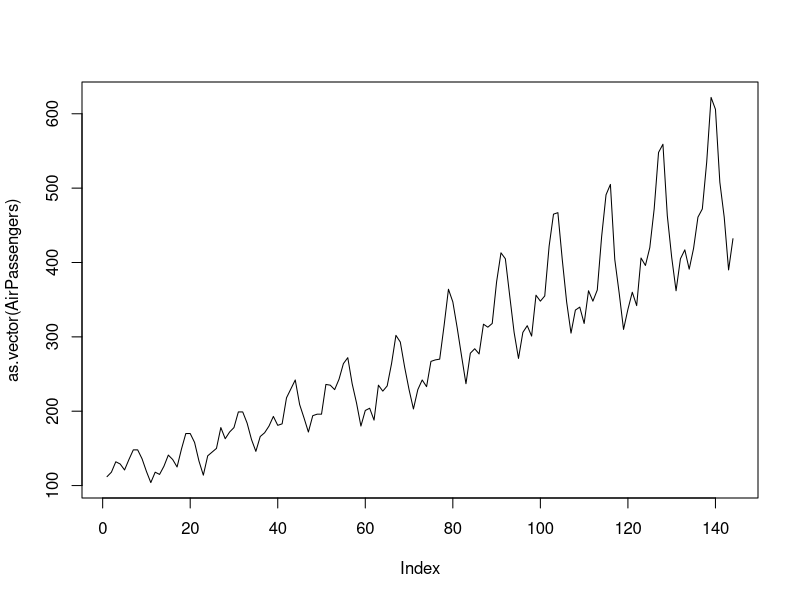
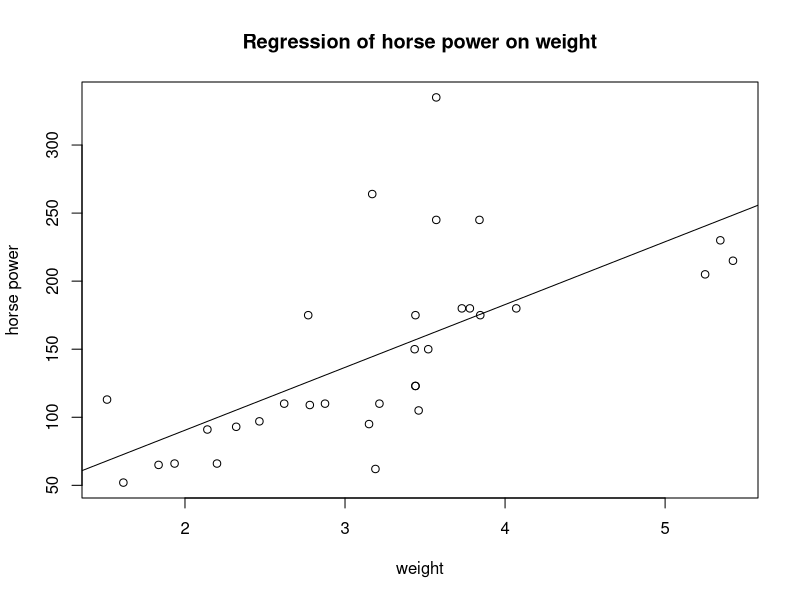
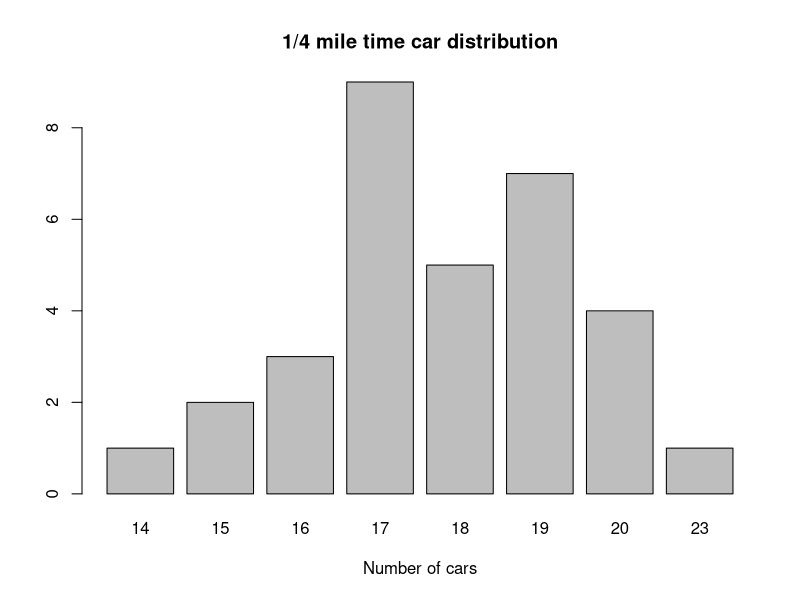
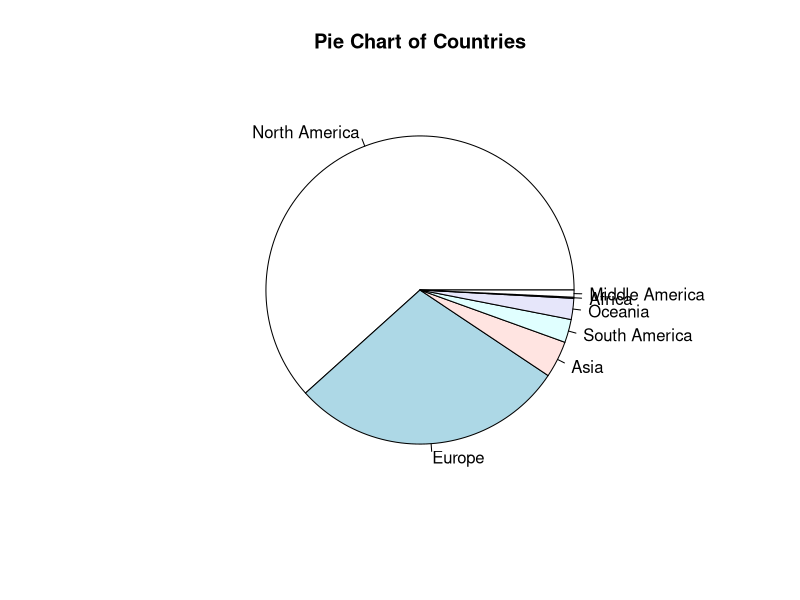
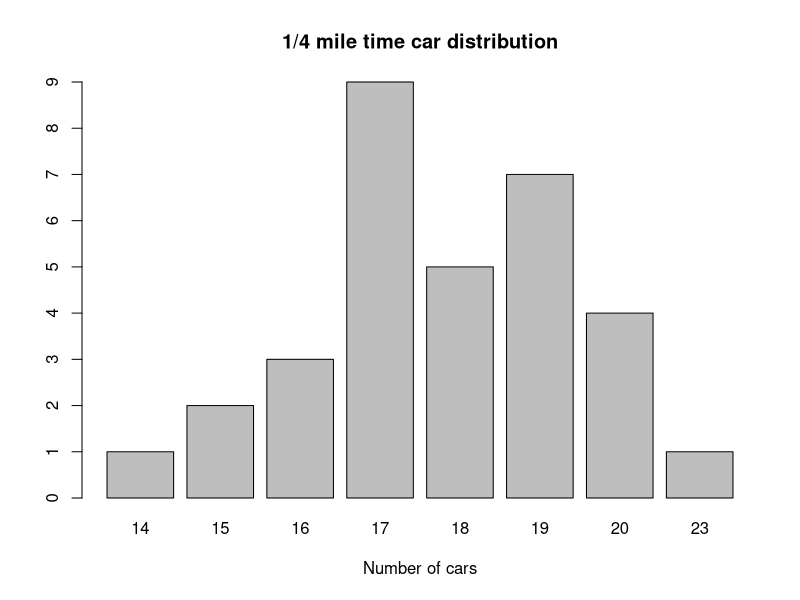
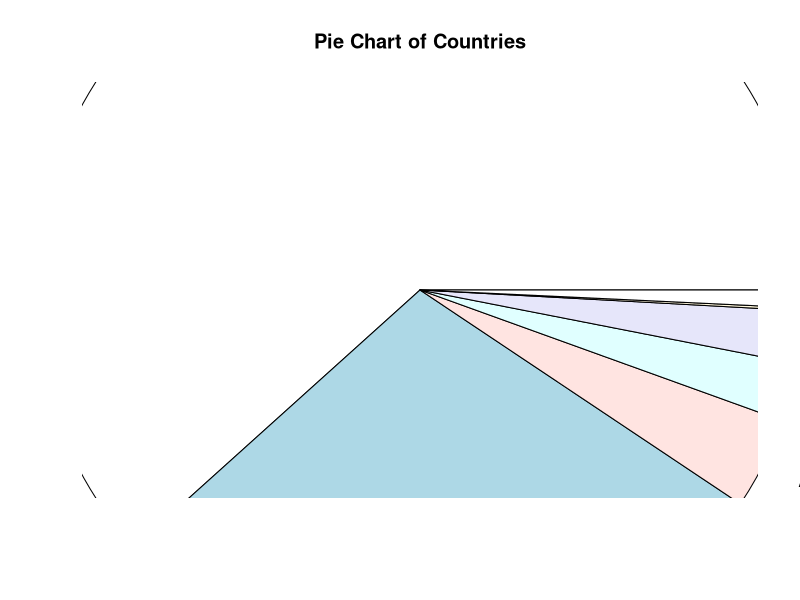
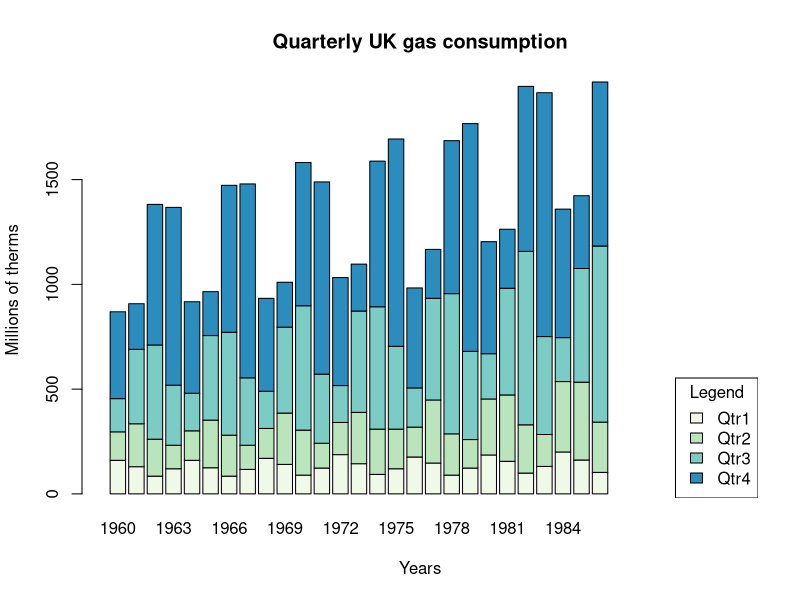

Write R code to recreate these figures, in order.
AirPassengers
UKgas
mtcars
WorldPhones

plot(as.vector(AirPassengers), type = 'l')

plot(mtcars$wt, mtcars$hp, xlab = 'weight', ylab = 'horse power')
abline(lm(mtcars$hp~mtcars$wt))
title('Regression of horse power on weight')

df <- table(mtcars$qsec)
df <- table(round(mtcars$qsec))
barplot(df, main="1/4 mile time car distribution", xlab="Number of cars")

lbls <- c('North America', 'Europe', 'Asia', 'South America', 'Oceania', 'Africa', 'Middle America')
pie(WorldPhones["1951",], labels = lbls, main = "Pie Chart of Countries")

df2 <- as.data.frame(matrix(UKgas, ncol = 4))
colnames(df2) <- c('Qtr1', 'Qtr2', 'Qtr3', 'Qtr4')
rownames(df2) <- c(1960:1986)

# hometask
# plot y axis labels, pie chart size, stacked bar chart of df2

barplot(df, main="1/4 mile time car distribution", xlab="Number of cars",
        ylim = c(0,max(df)), axes = F)
axis(2,seq(0,max(df),1),seq(0,max(df),1))

pie(WorldPhones["1951",], labels = lbls, main = "Pie Chart of Countries", radius = 2)

df2 <- t(df2)
library(RColorBrewer)
clrs <- brewer.pal(4, "GnBu")
barplot(df2,
        col = clrs,
        main = "Quarterly UK gas consumption",
        xlab = "Years",
        ylab = "Millions of therms",
        xlim = c(0, ncol(df2) * 1.5),
        width = 1)
legend("bottomright", 
       legend = rownames(df2),
       fill = clrs,
       title = "Legend")
